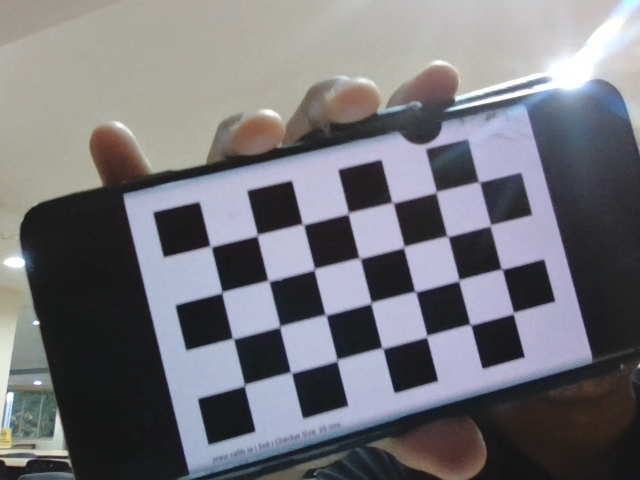
#> input picture ExplorationProject/images/cali5.png, 640 x 480 px; its folder holds only this picture in this run
$ python cameraCallibration.py
#> lines starting #> are read from the running program, lines starting #| are printed output that depends on the picture; after the words box and inside, x2 and y2 are one past the last pixel; in counts of white or black regions, pixels touching at a corner belong together
import numpy as np
import cv2 as cv
import pickle
import glob
import os

# FIND CHESSBOARD CORNERS - OBJECT POINTS AND IMAGE POINTS
chessboardSize = (7, 4)  # Size of the chessboard
frameSize = (640, 480)  # Size of the frames

# Termination criteria
criteria = (cv.TERM_CRITERIA_EPS + cv.TERM_CRITERIA_MAX_ITER, 30, 0.001)

# Prepare object points, like (0,0,0), (1,0,0), (2,0,0), ..., (8,5,0)
objp = np.zeros((chessboardSize[0] * chessboardSize[1], 3), np.float32)
objp[:, :2] = np.mgrid[0:chessboardSize[0], 0:chessboardSize[1]].T.reshape(-1, 2)

# Size of chessboard squares in mm
size_of_chessboard_squares_mm = 20
objp = objp * size_of_chessboard_squares_mm

# Arrays to store object points and image points from all the images
objpoints = []  # 3D points in real-world space
imgpoints = []  # 2D points in image plane

# Load images
images = glob.glob('./images/*.png')
print(f"Found {len(images)} images.")

for image in images:
    img = cv.imread(image)
#> img is the input picture: shape (480, 640, 3); mean B, G, R 121.6, 115.9, 116.1
    if img is None:
        print(f"Failed to load image: {image}")
        continue
    gray = cv.cvtColor(img, cv.COLOR_BGR2GRAY)
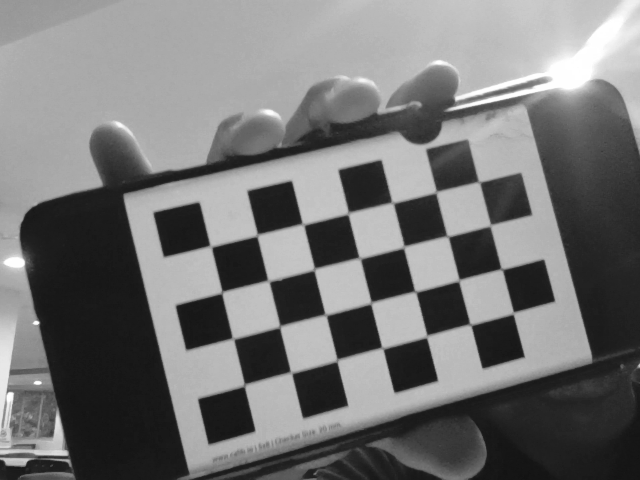
#> gray: shape (480, 640); min 18, max 255, mean 116.6

    # Find the chessboard corners
    ret, corners = cv.findChessboardCorners(gray, chessboardSize, None)
#> ret = True; corners = 28 rows, first 8: [210.9, 246.4], [257.5, 235], [303, 224.5], [348.5, 213], [392.4, 204.8], [436, 192.5], [477.1, 183.2], [223.1, 293.8]

    # If found, add object points and image points (after refining them)
    if ret:
        objpoints.append(objp)
        corners2 = cv.cornerSubPix(gray, corners, (11, 11), (-1, -1), criteria)
#> corners2 = 28 rows, first 8: [210.6, 246.3], [257.2, 235.2], [303, 224.3], [348.3, 213.3], [392.6, 202.7], [436.2, 192.1], [479, 181.8], [221.9, 292.3]
        imgpoints.append(corners2)  # Use refined corners

        # Draw and display the corners
        cv.drawChessboardCorners(img, chessboardSize, corners2, ret)
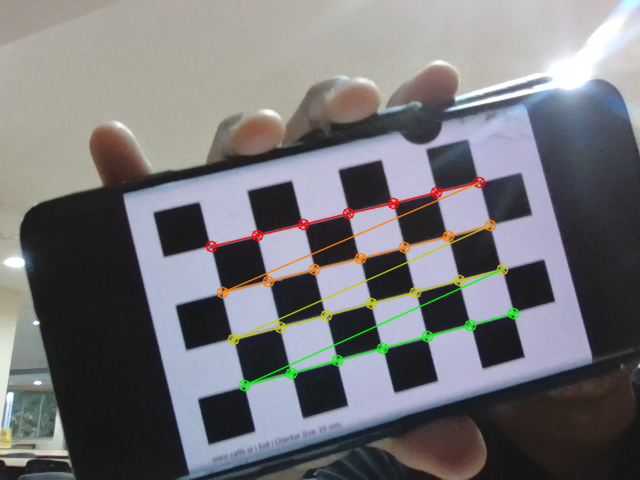
#> img: shape (480, 640, 3); 2.55% of pixels changed, all inside (x1, y1, x2, y2) = (205, 176, 520, 392)
        cv.imshow('img', img)
        cv.waitKey(1000)
    else:
        print(f"Chessboard not found in image: {image}")

cv.destroyAllWindows()

# CALIBRATION
custom_directory = './'

# Calibrate the camera
ret, cameraMatrix, dist, rvecs, tvecs = cv.calibrateCamera(objpoints, imgpoints, frameSize, None, None)
#> ret = 0.105; cameraMatrix = [[703.6, 0, 351.9], [0, 698, 221.8], [0, 0, 1]]; dist = [[-0.00516, -0.897, -0.00136, 0.000772, 10.29]]; rvecs = ([-0.0638, -0.126, -0.242],); tvecs = ([-59.38, 10.41, 295.2],)

if ret:
    # Save the camera calibration result for later use
    with open(os.path.join(custom_directory, "cameraMatrix.pkl"), "wb") as f:
        pickle.dump(cameraMatrix, f)
    with open(os.path.join(custom_directory, "dist.pkl"), "wb") as f:
        pickle.dump(dist, f)

    print("Camera calibration was successful.")
else:
    print("Camera calibration failed.")

$ run again, on ExplorationProject/images/img3.png
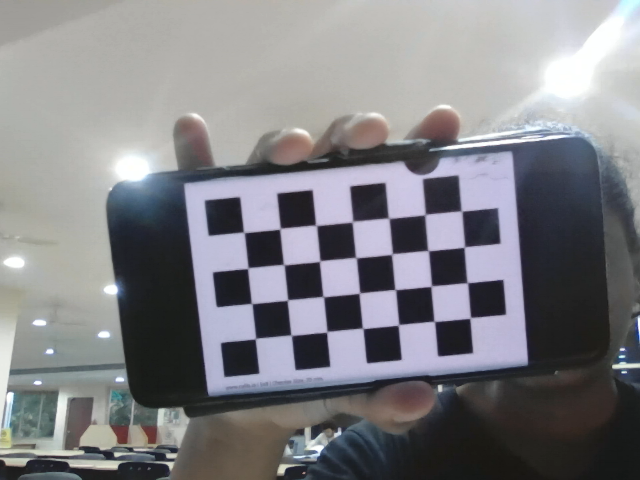
#> input picture ExplorationProject/images/img3.png, 640 x 480 px
#> img is the input picture: shape (480, 640, 3); mean B, G, R 132, 128, 128
#> `gray = cv.cvtColor(img, cv.COLOR_BGR2GRAY)`:
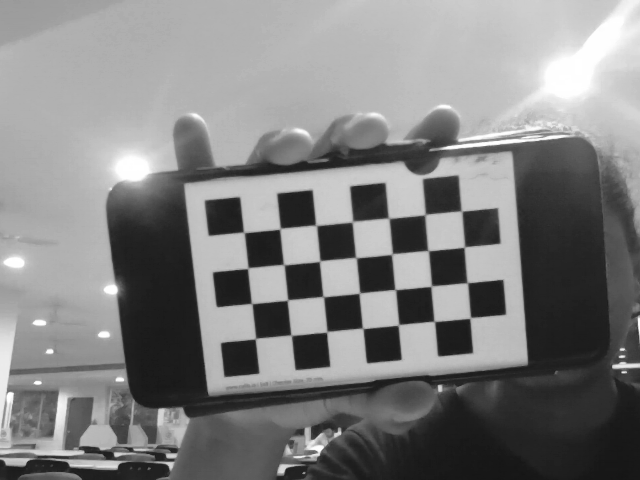
#> gray: shape (480, 640); min 21, max 255, mean 128.4
#> `ret, corners = cv.findChessboardCorners(gray, chessboardSize, None)`: ret = True; corners = 28 rows, first 8: [243.9, 231.8], [281, 229.4], [315.3, 226.5], [351.1, 221.1], [387.4, 219.2], [426.4, 215.5], [461.4, 211.5], [248.7, 269.1]
#> corners2 = 28 rows, first 8: [243.9, 232.3], [280, 228.7], [316.1, 225.3], [352.5, 221.7], [388.7, 218.2], [425, 214.6], [461.5, 211], [247.8, 268.2]
#> `cv.drawChessboardCorners(img, chessboardSize, corners2, ret)`:
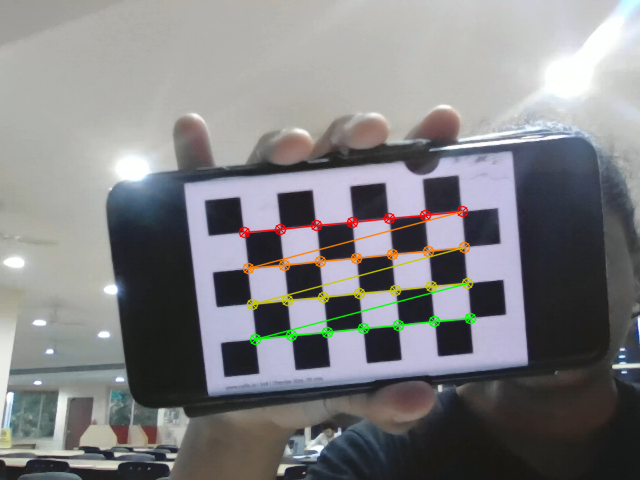
#> img: shape (480, 640, 3); 2.19% of pixels changed, all inside (x1, y1, x2, y2) = (238, 205, 477, 346)
#> `ret, cameraMatrix, dist, rvecs, tvecs = cv.calibrateCamera(objpoints, ..`: ret = 0.076; cameraMatrix = [[1050, 0, 338.4], [0, 1043.9, 272.2], [0, 0, 1]]; dist = [[-0.978, 92.88, -0.00523, 0.00602, -2641.3]]; rvecs = ([0.123, -0.00614, -0.0971],); tvecs = ([-52, -22, 575.2],)

$ run again, on ExplorationProject/images/img4.png
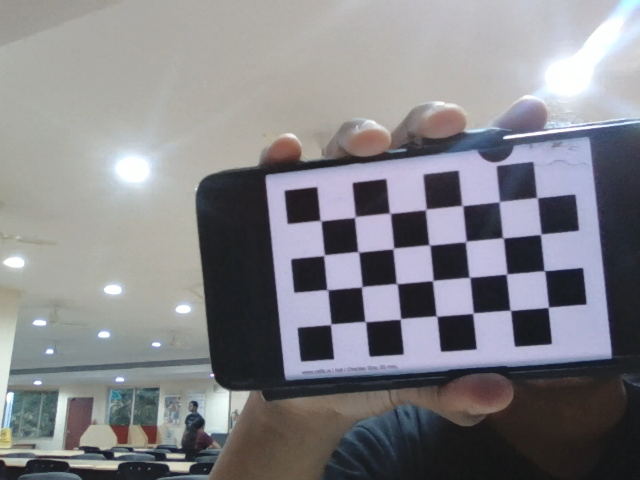
#> input picture ExplorationProject/images/img4.png, 640 x 480 px
#> img is the input picture: shape (480, 640, 3); mean B, G, R 135.4, 131, 131.3
#> `gray = cv.cvtColor(img, cv.COLOR_BGR2GRAY)`:
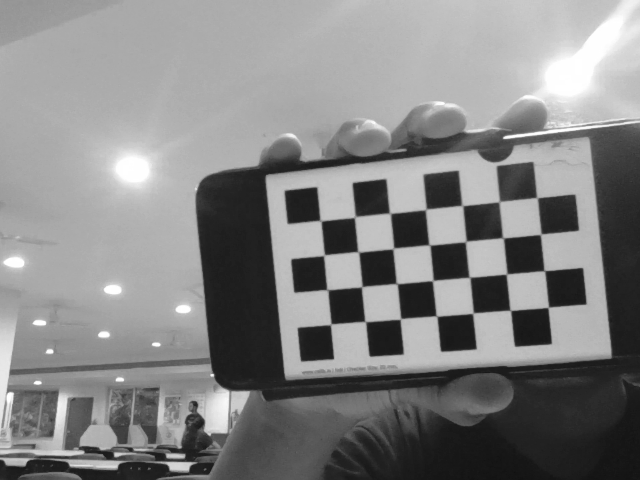
#> gray: shape (480, 640); min 16, max 255, mean 131.6
#> `ret, corners = cv.findChessboardCorners(gray, chessboardSize, None)`: ret = True; corners = 28 rows, first 8: [321.4, 221.5], [354.1, 217.7], [390.2, 213.5], [425.6, 209.6], [462, 205.4], [498.6, 202.2], [536.6, 197.5], [324.3, 255]
#> corners2 = 28 rows, first 8: [320.5, 220.6], [354.8, 217], [389.9, 213.3], [425.7, 209.5], [462.3, 205.5], [499.2, 201.6], [537, 197.6], [324, 255.2]
#> `cv.drawChessboardCorners(img, chessboardSize, corners2, ret)`:
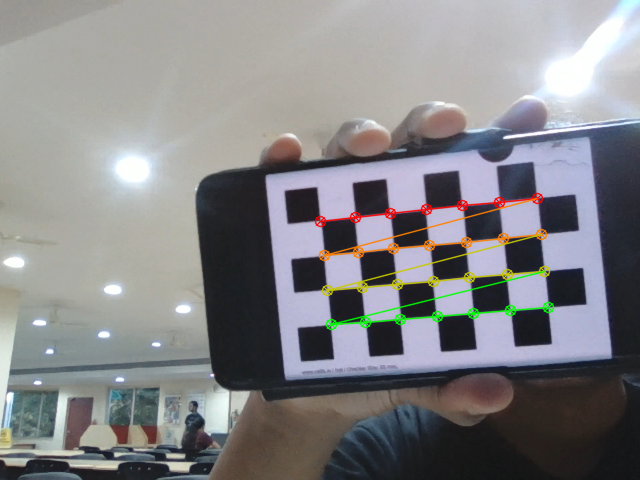
#> img: shape (480, 640, 3); 2.2% of pixels changed, all inside (x1, y1, x2, y2) = (314, 192, 555, 331)
#> `ret, cameraMatrix, dist, rvecs, tvecs = cv.calibrateCamera(objpoints, ..`: ret = 0.0903; cameraMatrix = [[424, 0, 319.8], [0, 427.6, 245.7], [0, 0, 1]]; dist = [[0.0739, -0.419, 0.000112, 0.00396, 0.691]]; rvecs = ([-0.000746, 0.103, -0.0983],); tvecs = ([0.438, -14.42, 247.2],)

$ run again, on ExplorationProject/images/img0.png
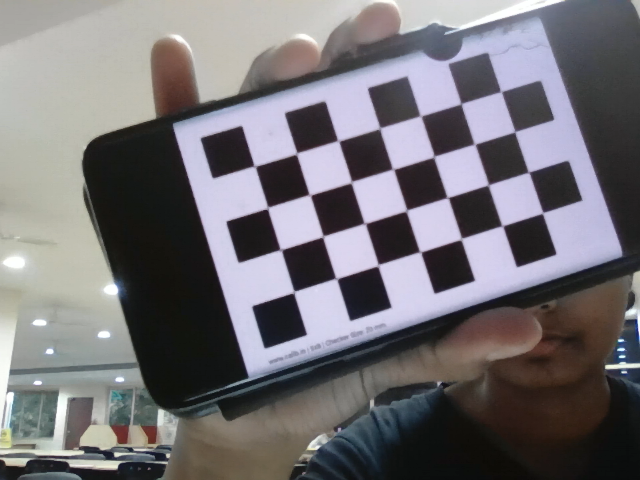
#> input picture ExplorationProject/images/img0.png, 640 x 480 px
#> img is the input picture: shape (480, 640, 3); mean B, G, R 117.4, 113.4, 116
#> `gray = cv.cvtColor(img, cv.COLOR_BGR2GRAY)`:
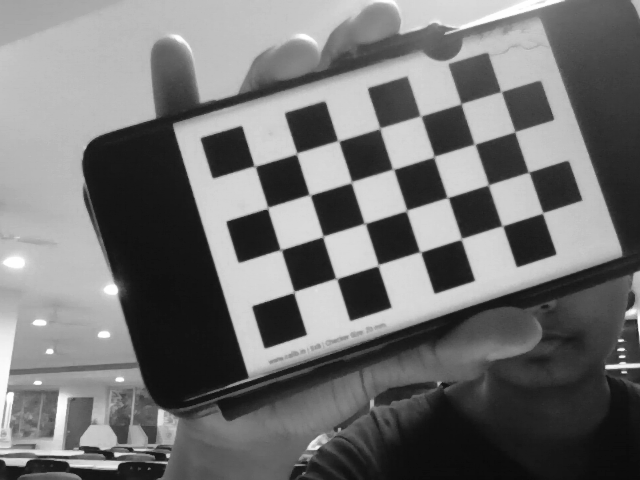
#> gray: shape (480, 640); min 10, max 255, mean 114.6
#> `ret, corners = cv.findChessboardCorners(gray, chessboardSize, None)`: ret = True; corners = 28 rows, first 8: [254.5, 166], [296.5, 153.5], [338, 141], [380, 128], [420.5, 116], [461, 104], [500.4, 92.59], [267.5, 208]
#> corners2 = 28 rows, first 8: [254.7, 166.2], [296.6, 153.4], [338.3, 140.8], [379.8, 128.3], [420.7, 116], [460.9, 103.8], [501.1, 91.52], [267.6, 207.8]
#> `cv.drawChessboardCorners(img, chessboardSize, corners2, ret)`:
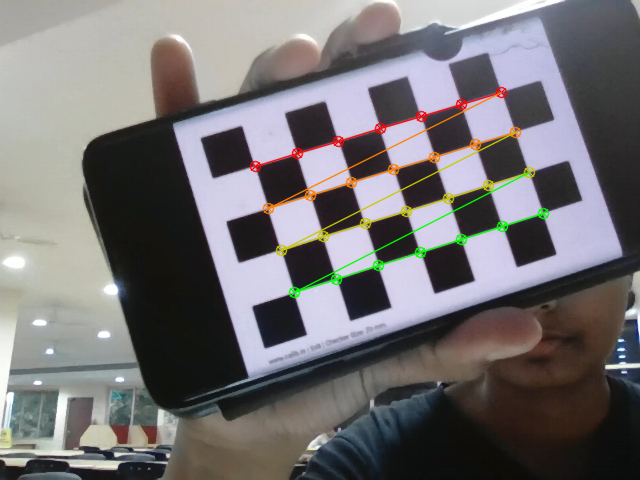
#> img: shape (480, 640, 3); 2.4% of pixels changed, all inside (x1, y1, x2, y2) = (249, 86, 550, 299)
#> `ret, cameraMatrix, dist, rvecs, tvecs = cv.calibrateCamera(objpoints, ..`: ret = 0.108; cameraMatrix = [[118.3, 0, 311], [0, 117.5, 238.5], [0, 0, 1]]; dist = [[0.00546, -0.00275, -0.000893, 0.000147, 0.000375]]; rvecs = ([-0.016, -0.0111, -0.303],); tvecs = ([-25.65, -33.09, 53.96],)
